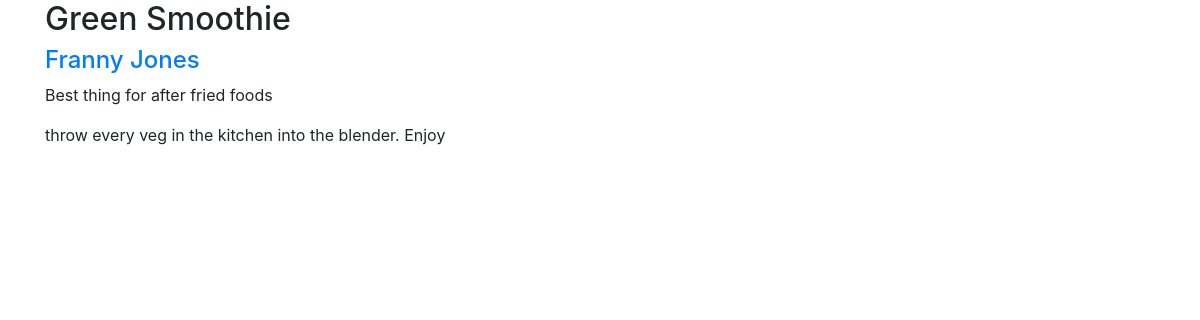
Page /recipe/3/ on the committed database.
### recipe_app/models.py (models this page shows, shortened)
class Recipe(models.Model):
    title = models.CharField(max_length=50)
    author = models.ForeignKey(Author, on_delete=models.CASCADE)
    description = models.TextField()
    time_required = models.CharField(max_length=25)
    instructions = models.TextField()

class Author(models.Model):
    name = models.CharField(max_length=80)
    bio = models.TextField()

### recipe_app/views.py (the view)
# urls.py: path('recipe/<int:recipe_id>/', recipe_detail),
def recipe_detail(request, recipe_id):
    my_recipe = Recipe.objects.filter(id=recipe_id).first()
    return render(request, 'recipe_detail.html', {'recipe': my_recipe})

### templates/recipe_detail.html (shortened to what this page needs)
<link rel="stylesheet" href="https://stackpath.bootstrapcdn.com/bootstrap/4.5.2/css/bootstrap.min.css">
<div class="container">
    {% if not recipe %}
        <h1>The recipe you are looking for doesn't seem to exist!</h1>
    {% else %}
        <h2>{{ recipe.title }}</h2>
        <a href="/authors/{{ recipe.author.id }}/"><h4>{{ recipe.author.name }}</h4></a>
        <p>{{ recipe.description }}</p>
        <p>{{ recipe.instructions }}</p>
    {% endif %}
</div>

### rows in the picture
Recipe: title "Green Smoothie", author.name "Franny Jones", description "Best thing for after fried foods", instructions "throw every veg in the kitchen into the blender. Enjoy"
